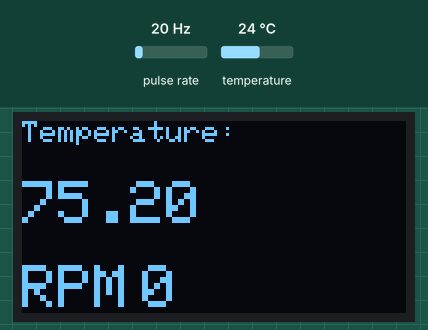
This sketch was run on a simulated Arduino Uno, built with avr-gcc and run on an emulated ATmega328P. Shown: 128×64 one-colour display. Wiring (inferred from the names in the program): pulse sensor: data pin 2. The inputs (shaded band) are chosen by the test bench; at power-on: temperature 24 °C, pulse rate 20 Hz. What the sketch prints to the serial monitor is not drawn.

Above: at 1.2 s.
1.3 s: temperature set to 28 °C
At 2.6 s:
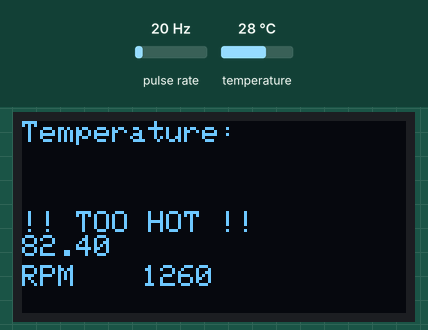
5.3 s: temperature set to 12 °C
At 6.2 s:
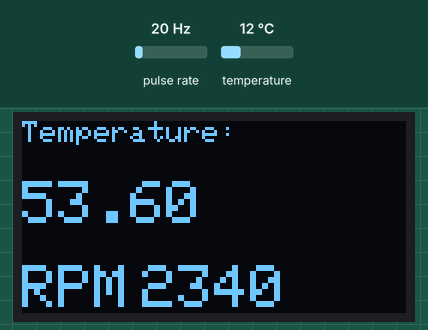
9.3 s: pulse rate (sensor on pin 2) set to 4 Hz
At 12.9 s:
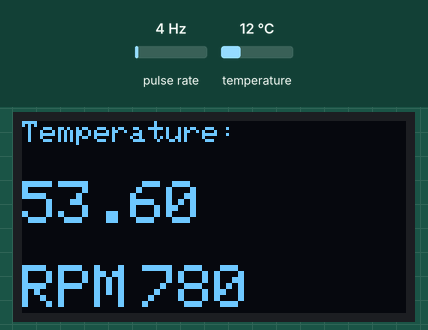
13.2 s: pulse rate (sensor on pin 2) set to 50 Hz
At 16.4 s:
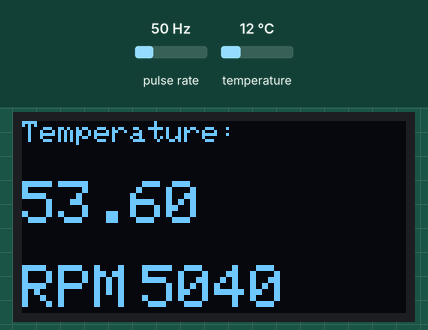
17.2 s: pulse rate (sensor on pin 2) set to 100 Hz
At 20.9 s:
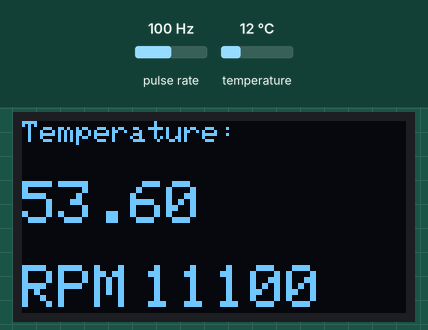
21.2 s: temperature set to 19 °C
At 22.1 s:
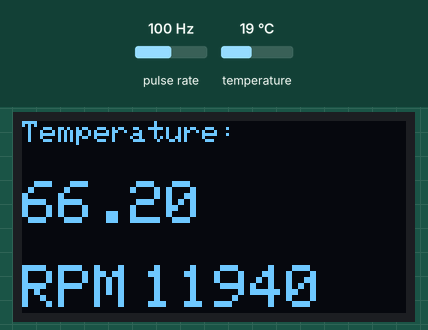
Timing chart, 0 to 24.2 s (numbered marks = the images above; inputs shaded):
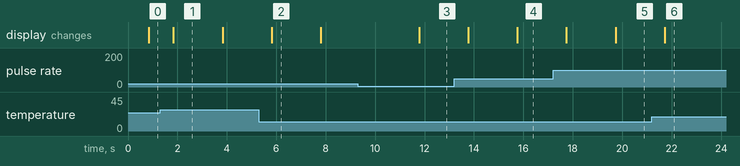

The sketch:

RPMTEMPPROJECT.ino
```cpp
/*
benjamin lust
rpm/temp Project
*/

// oled libraries
#include <Wire.h>
#include <Adafruit_GFX.h>
#include <Adafruit_SSD1306.h>

// temp sensor libraries
#include <OneWire.h>
#include <DallasTemperature.h>

// temp sensor objects and variables
OneWire TheObject(4);
DallasTemperature sensors(&TheObject);
float reading = 0;

// oled screen object and screen dimensions
#define SCREEN_WIDTH 128
#define SCREEN_HEIGHT 64
Adafruit_SSD1306 screen(SCREEN_WIDTH, SCREEN_HEIGHT, &Wire, -1);

// magnet sensor variables and set up
int hallPin = 2;

// time and rpm variables setup
unsigned long last_time = 0;
int rpm = 0;
volatile int pulsecount = 0;

void setup() {
  Serial.begin(9600);

  pinMode(hallPin, INPUT_PULLUP);
  attachInterrupt(digitalPinToInterrupt(2), pulse_update, FALLING);

  // oled setup, screen is the object name
  screen.begin(SSD1306_SWITCHCAPVCC, 0x3C);
  screen.clearDisplay();
  screen.setTextSize(1);
  screen.setTextColor(WHITE);

  //sensor start up
  sensors.begin();
}

void pulse_update(){
pulsecount++;
}

void loop() {

  // rpm calcs
  if(millis() - last_time >= 1000){
    rpm = (pulsecount * 60);
    pulsecount = 0;
    last_time = millis();

    Serial.print(reading);
    Serial.print(",");
    Serial.println(rpm);
  }

  // get temp sensor data
  sensors.requestTemperatures();
  reading = sensors.getTempFByIndex(0);

  // print data
  screen.setCursor(0, 0);
  screen.setTextSize(1);
  screen.print("Temperature: ");

  screen.setCursor(0, 20);
  screen.setTextSize(2);
  if(reading > 80){
    screen.setCursor(0, 30);
    screen.setTextSize(1);
    screen.println("!! TOO HOT !!");
  }
  screen.print(reading);

  screen.setCursor(0, 48);
  screen.print("RPM");
  screen.setCursor(40, 48);
  screen.print(rpm);


  screen.display();
  delay(200);
  screen.clearDisplay();
}
```

Measured:
- after the input at 1.3 s, the display: changes after 0.53 s (image 1)
- after the input at 5.3 s, the display: changes after 0.52 s (image 2)
- after the input at 9.3 s, the display: changes after 2.5 s (image 3)
- after the input at 13.2 s, the display: first differs from a run without the input after 2.6 s (image 4)
- after the input at 21.2 s, the display: changes after 0.52 s (image 6)
- what the display in image 1 shows lasts 2.0 s, from 1.8 s to 3.8 s
